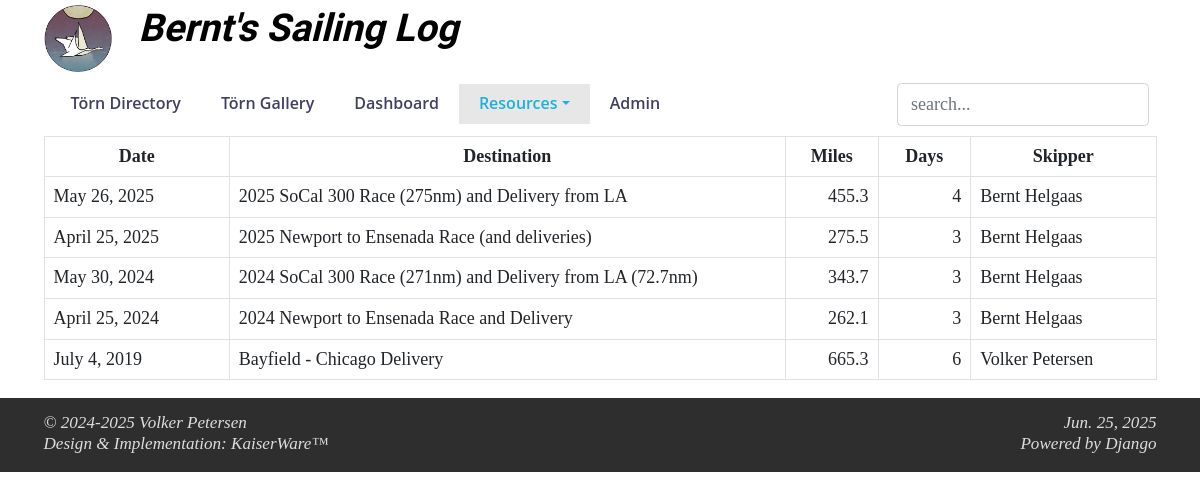
Page /printDirectory on the earlier database version.
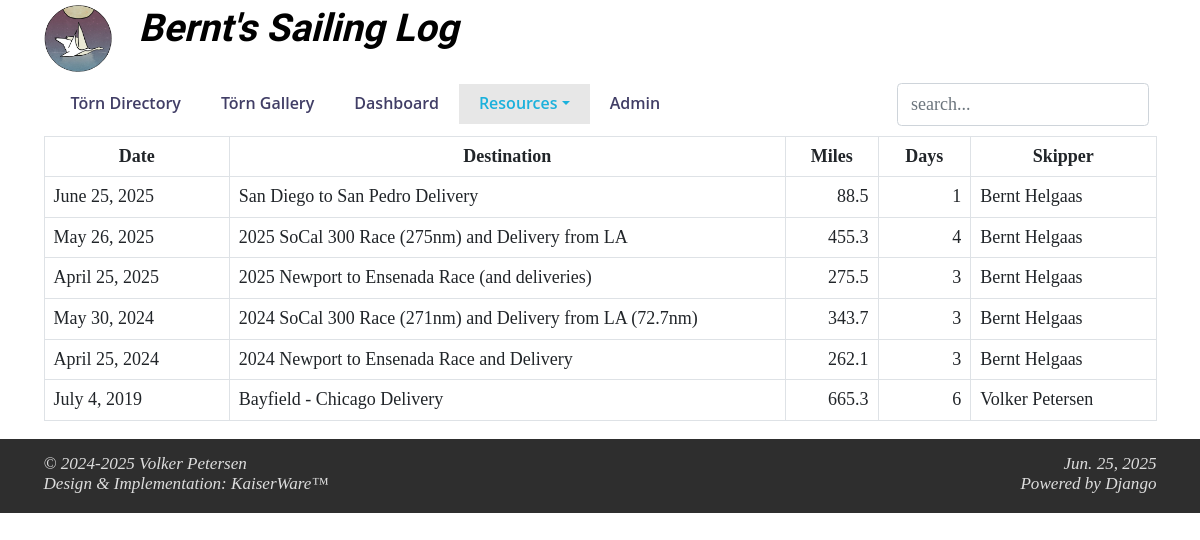
Same page on the later database version.
### toerns/models.py (models this page shows, shortened)
class toerndirectory(models.Model):
    geoChoices = (
        ('Atlantic', u'Atlantic'),
        ('Baltic', u'Baltic'),
        ('Caribbean', u'Caribbean'),
        ('Coratia', u'Croatia'),
        ('Great Lakes', u'Great Lakes'),
        ('Pacific', u'Pacific')
    )
    id = models.AutoField(primary_key=True)
    startDate = models.DateField(help_text="date in YYYY-MM-DD format")
    endDate = models.DateField(help_text="date in YYYY-MM-DD format")
    destination = models.CharField(blank=True, null=True, max_length=150)
    georegion = models.CharField(blank=True, null=True, max_length=40, choices=geoChoices,
                                 help_text="Atlantic, Baltic, Caribbean, Croatia, Great Lakes, Pacific")
    maptable = models.CharField(blank=True, null=True, max_length=100,
                                help_text="name of the Google Maps waypoints table")
    boat = models.CharField(blank=True, null=True, max_length=400)
    miles = models.DecimalField(null=True, max_digits=8, decimal_places=2)
    daysAtSea = models.IntegerField()
    skipper = models.ManyToManyField(CrewMembers, blank=True, related_name='skipperToern')
    crew = models.ManyToManyField(CrewMembers, blank=True, related_name='crewToern')
    image = models.CharField(blank=True, null=True, max_length=100)
    picturelink = models.CharField(blank=True, null=True, max_length=200)
    class Meta:
        managed = True
        db_table = "ToernDirectory"
        verbose_name_plural = 'Toern Directory'

class CrewMembers(models.Model):
    firstName = models.CharField(max_length=50)
    lastName = models.CharField(max_length=50)
    email = models.CharField(max_length=50, blank=True)
    skills = models.ManyToManyField(SailingSkills, blank=True)
    class Meta:
        managed = True
        db_table = "CrewMembers"
        verbose_name_plural = 'Crew Members'
        ordering = ['lastName', 'firstName']

### toerns/views.py (the view)
# urls.py: path("printDirectory", views.printDirectory, name="PrintDirectory"),
def printDirectory(request):
    return render(request, "toerns/printDirectory.html",
                  context=fetchContent(request, route="all"))

### templates/toerns/printDirectory.html (shortened to what this page needs)
{% extends "toerns/header.html" %}
{% load static %}
{% load humanize %}
{% block content %}
    <div class="container">
		<table class="table table-bordered display responsive wrap" cellspacing="0" width="100%" >
		<thead>
			<tr>
				<th class="col-2 text-center">Date</th>
				<th class="col-6 text-center">Destination</th>
				<th class="col-1 text-center">Miles</th>
				<th class="col-1 text-center">Days</th>
				<th class="col-2 text-center">Skipper</th>
			</tr>
		</thead>
		<tbody>
		{% for trip in trips %}
	        <tr>
				<td class="text-start">{{ trip.startDate }}</td>
				<td class="text-start">{{ trip.destination|safe }}</td>
				<td class="text-end">{{ trip.miles|floatformat:1|intcomma }}</td>
				<td class="text-end">{{ trip.daysAtSea }}</td>
				<td class="text-start">
					{% for skipper in trip.skipper.all %}
						{{ skipper.firstName }}&nbsp;{{ skipper.lastName }}
					{% endfor %}
				</td>
	        </tr>
		{% empty %}
			<div class="row">
				<div class="col-12">
					<h2>No sailing trips found in the SQLite DB.</h2>
				</div>
			</div>
		{% endfor %}
		</tbody>
		</table>
    </div>
{% endblock %}

Differences in the rows shown:
added toerndirectory: startDate "June 25, 2025", destination "San Diego to San Pedro Delivery", miles "88.5", daysAtSea "1", CrewMembers (firstName "Bernt", lastName "Helgaas")
